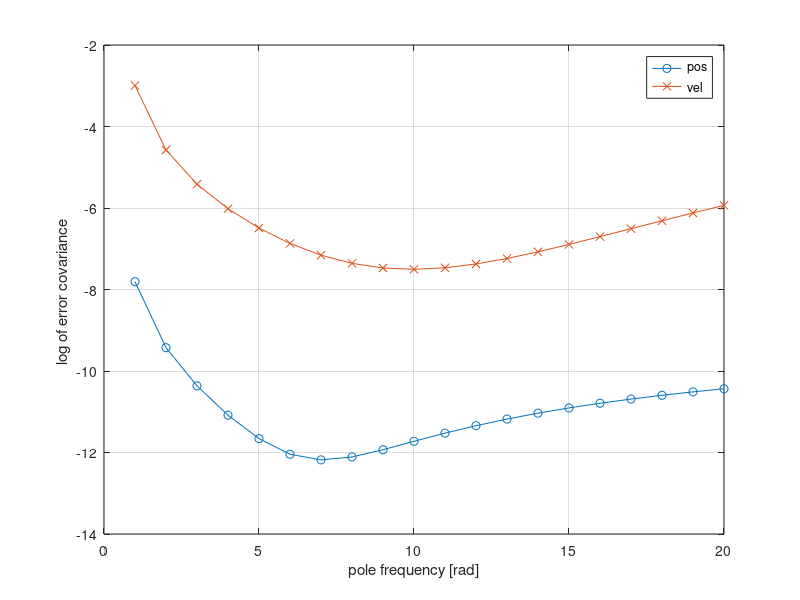
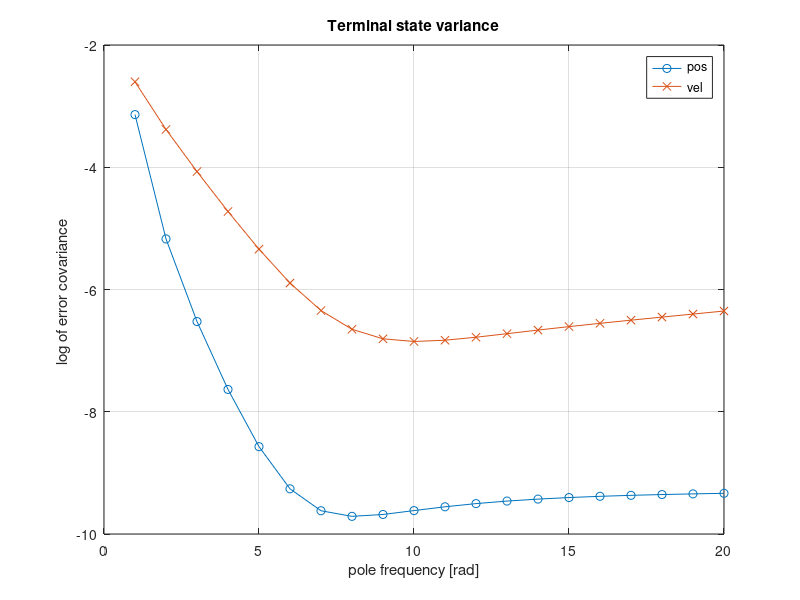
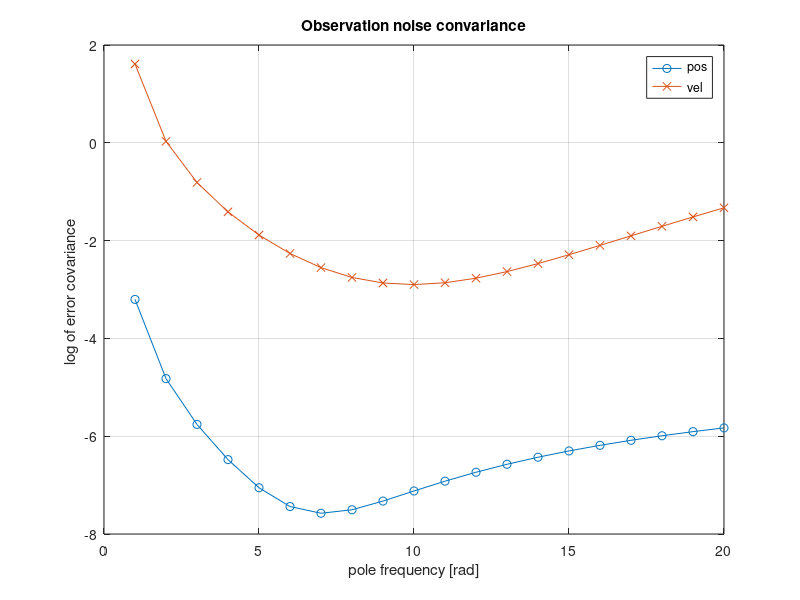
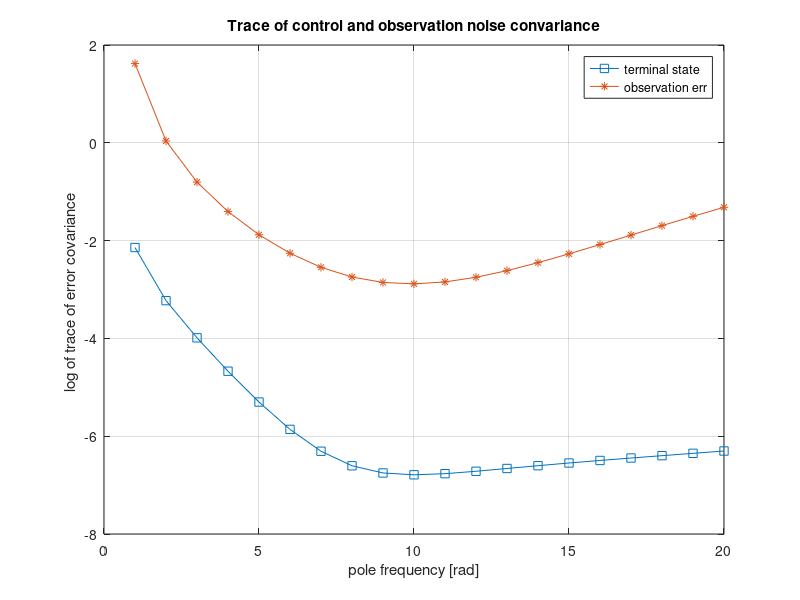

MATLAB code to generate these figures, in order: (Note: this script raises an error after producing the figures.)
%%
clear all

%%
M =  0.0936; D= 1.1226; K= 1.2783;

%%sys = ss(tf([1],[M,D,K]));

%%
A = [ 0, 1 ;-K/M, -D/M];
B = [0;1];
C = [1  0];
ST = 0.030;
sys = ss(A,B,C,[]);
sysd = c2d(sys,ST)

% sim setting
len = 200;
time = 0:ST:ST*(len-1);
x_gt = zeros(2,len);
x_obs = zeros(2,len); 
x_obs2 = zeros(2,len);

% noise variable 
sigma1 = 0.01;
Noise = [sigma1] .* randn(1,len);

% init
x_gt(:,1) = [1;-2];
x_obs(:,1) = [-1;2]; % converted 
x_obs2(:,1) = [-1;2]; % Non-converted
U = sin(1*pi/3*time);

bwbase = 1/sqrt(2)*[1+i,1-i];


final_err = zeros(20,2);

W = sigma1^2;
for lpole = 1:20
    Ks = place(sysd.A',sysd.A'*sysd.C',exp(ST*bwbase*-1*lpole))';
    Cnom=Ks*W*Ks';
    Pends = dlyap(sysd.A-Ks*sysd.C*sysd.A,Cnom);
    final_err(lpole,:)=diag(Pends)';
end

lpoles = 1:20;
figure(1)
plot(lpoles,log(final_err(:,1)),'o-',lpoles,log(final_err(:,2)),'x-')
grid on
xlabel('pole frequency [rad]')
ylabel('log of error covariance ')
legend('pos','vel','Best')


%%
P_obs_ = zeros(2,2,len);
Fnum = 5;
%F = -place(sysd.A,sysd.B,exp(ST*-Fnum*bwbase));
acbase = [1+0i,1+0i];
F = -acker(sysd.A,sysd.B,exp(ST*-Fnum*acbase));
 

sigma1 = 0.1
W = sigma1^2;

lpoles = 1:20;

final_errex = zeros(20,4);
for lpole = 1:20
    Ks = place(sysd.A',sysd.A'*sysd.C',exp(ST*bwbase*-1*lpole))';
    Aex=[sysd.A+sysd.B*F -sysd.B*F;zeros(2) sysd.A-Ks*sysd.C*sysd.A];
    Kex = [0;0;-Ks];
    Cnomex=Kex*W*Kex';
    Pexends = dlyap(Aex,Cnomex);
    final_errex(lpole,:)=diag(Pexends)';
end

figure(2)
% plot(final_errex(:,1:3))
grid on
plot(lpoles,log(final_errex(:,1)),'o-',lpoles,log(final_errex(:,2)),'x-')
grid on
xlabel('pole frequency [rad]')
ylabel('log of error covariance ')
legend('pos','vel','acc','best')
title('Terminal state variance')

figure(3)
% plot(final_errex(:,4:6))
grid on
plot(lpoles,log(final_errex(:,3)),'o-',lpoles,log(final_errex(:,4)),'x-')
grid on
xlabel('pole frequency [rad]')
ylabel('log of error covariance ')
legend('pos','vel','acc','best')
title('Observation noise convariance')


[Min,stateindx]=min(final_errex(:,1)+final_errex(:,2))
[Min,obsindx]=min(final_errex(:,3)+final_errex(:,4))

figure(10)
grid on
plot(lpoles,log(final_errex(:,1)+final_errex(:,2)),'s-',lpoles,log(final_errex(:,3)+final_errex(:,4)),'*-')
grid on
xlabel('pole frequency [rad]')
ylabel('log of trace of error covariance ')
legend('terminal state','observation err','Location','best')
title('Trace of control and observation noise convariance')

%% save image
SaveFigPDF(2,strcat('statenoise_pred_F',num2str(Fnum)))
SaveFigPDF(3,strcat('obsnoise_pred_F',num2str(Fnum)))
SaveFigPDF(10,strcat('trace_pred_F',num2str(Fnum)))


%%
figure(100)
clf
plot(acbase*-Fnum,[0,0],'ro')
grid on
hold on

cmap = colormap;
for lpole=1:20
plot(bwbase*-1*lpole,'*','color',cmap(lpole*2,:))
end
legend('Controller poles','Observer poles')
xlabel('Real')
ylabel('Imaginary')
SaveFigPDF(100,strcat('poleposition_F',num2str(Fnum)))

%% KF vs Poles
KFPs = []
KFpoles = []
[P,L,G] = dare(sysd.A',sysd.C', sysd.B*sysd.B'*1e-4 ,sigma1^2) %Pend, Eig, KFgain 
KFPs=[KFPs, diag(P)];KFpoles=[KFpoles, log(L)/ST];
% KFL=P'*sysd.C'/(sysd.C*P'*sysd.C'+sigma1^2)
[P,L,G] = dare(sysd.A',sysd.C', sysd.B*sysd.B'*1e-5 ,sigma1^2) %Pend, Eig, KFgain 
KFPs=[KFPs, diag(P)];KFpoles=[KFpoles, log(L)/ST];
[P,L,G] = dare(sysd.A',sysd.C', sysd.B*sysd.B'*1e-6 ,sigma1^2) %Pend, Eig, KFgain 
KFPs=[KFPs, diag(P)];KFpoles=[KFpoles, log(L)/ST];
[P,L,G] = dare(sysd.A',sysd.C', sysd.B*sysd.B'*1e-7 ,sigma1^2) %Pend, Eig, KFgain 
KFPs=[KFPs, diag(P)];KFpoles=[KFpoles, log(L)/ST];

KFpoles
%save('sigma1e-1.mat','Final_err_real')

figure(101)
clf
plot(bwbase*-Fnum,'ro')
grid on
hold on
plot(KFpoles(:,1),[0,0],'mx')
cmap = colormap;
for lpole=1:20
plot(bwbase*-1*lpole,'*','color',cmap(lpole*2,:))
end

legend('Controller poles','Steationary Kalman filter poles','Observer poles','Location','best')
xlabel('Real')
ylabel('Imaginary')
SaveFigPDF(101,strcat('polepositionwithKF_F',num2str(Fnum)))




%% simulation loop


Final_err_real=zeros(20,4);


for lpole = 1:20
simloop = 400;
Ks = place(sysd.A',sysd.A'*sysd.C',exp(ST*bwbase*-1*lpole))';

x_obs_loop = zeros(2,simloop);
e_obs_loop = zeros(2,simloop);

for j = 1:simloop
Noise = [sigma1] .* randn(1,len);

for i = 2:len
    % update real value
    x_gt(:,i) = sysd.A * x_gt(:,i-1) + sysd.B*F*x_obs(:,i-1) + sysd.B*U(:,i);
    y = sysd.C * x_gt(:,i)+Noise(:,i);

    x_obs_hat = sysd.A * x_obs(:,i-1) + sysd.B*F*x_obs(:,i-1) + sysd.B*U(:,i);
    yobs_hat = sysd.C * x_obs_hat;
    x_obs(:,i) = x_obs_hat + Ks*(y-yobs_hat);
end
x_obs_loop(:,j) = x_gt(:,end); 
e_obs_loop(:,j) = x_gt(:,end)-x_obs(:,end); 
end

% Pinf
Pinf = e_obs_loop*e_obs_loop'/(simloop-1)

% Xe noise
xe =x_obs_loop-mean(x_obs_loop,2);
Pxinf = xe*xe'/(simloop-1)

Final_err_real(lpole,:) = [diag(Pxinf);diag(Pinf)];
end

Final_err_real

% kalmanfilter
simloop = 400;
Ks = place(sysd.A',sysd.A'*sysd.C',L)';

x_obs_loop = zeros(2,simloop);
e_obs_loop = zeros(2,simloop);

for j = 1:simloop
Noise = [sigma1] .* randn(1,len);

for i = 2:len
    % update real value
    x_gt(:,i) = sysd.A * x_gt(:,i-1) + sysd.B*F*x_obs(:,i-1) + sysd.B*U(:,i);
    y = sysd.C * x_gt(:,i)+Noise(:,i);

    x_obs_hat = sysd.A * x_obs(:,i-1) + sysd.B*F*x_obs(:,i-1) + sysd.B*U(:,i);
    yobs_hat = sysd.C * x_obs_hat;
    x_obs(:,i) = x_obs_hat + Ks*(y-yobs_hat);
end
x_obs_loop(:,j) = x_gt(:,end); 
e_obs_loop(:,j) = x_gt(:,end)-x_obs(:,end); 
end

% Pinf
Pinf = e_obs_loop*e_obs_loop'/(simloop-1)

% Xe noise
xe =x_obs_loop-mean(x_obs_loop,2);
Pxinf = xe*xe'/(simloop-1)

KF_err_real = [diag(Pxinf);diag(Pinf)];


%% Showing

onespole = ones(size(lpoles));
figure(4)
% plot(final_errex(:,1:3))
clf
grid on
plot(lpoles,log(Final_err_real(:,1)),'o-',lpoles,log(Final_err_real(:,2)),'x-',lpoles,onespole*log(KF_err_real(1)),'--',lpoles,onespole*log(KF_err_real(2)),'-.')
grid on
xlabel('pole frequency [rad]')
ylabel('log of error covariance ')
legend('pos','vel','KF pos','KF vel')
title('Remaining noise after control')

figure(5)
clf
% plot(final_errex(:,4:6))
grid on
plot(lpoles,log(Final_err_real(:,3)),'o-',lpoles,log(Final_err_real(:,4)),'x-',KF_err_real(3),KF_err_real(4),'s',lpoles,onespole*log(KF_err_real(3)),'--',lpoles,onespole*log(KF_err_real(4)),'-.')
grid on
xlabel('pole frequency [rad]')
ylabel('log of error covariance ')
legend('pos','vel','KF pos','KF vel')
title('Observation noise')



%% Compared with KF?

[P,L,G]=dare(sysd.A',sysd.C',diag([1e-4,1e-4]),sigma1^2)

%P =
%    1.0e-03 *
% 
%     0.1404   -0.1349
%    -0.1349    0.1708
% 
% L =
% 
%     0.9487
%     0.7254
% 
% G =
% 
%     0.0134   -0.0140
KFL=P'*sysd.C'/(sysd.C*P'*sysd.C'+sigma1^2)
log(eig(sysd.A-KFL*sysd.C*sysd.A))/ST

%    -4.0829
%   -10.5329


%%
figure(6)
clf
% plot(final_errex(:,4:6))
plot(lpoles,log(final_errex(:,1)),'-',lpoles,log(final_errex(:,2)),'--')
hold on
plot(lpoles,log(Final_err_real(:,1)),'o',lpoles,log(Final_err_real(:,2)),'x')
grid on
xlabel('pole frequency [rad]')
ylabel('log of error covariance ')
legend('pos_{pred}','vel_{pred}','pos_{sim}','vel_{sim}','Location','eastoutside')
title('Terminal state covariance with different poles')
SaveFigPDF(6,strcat('statenoise_sim',num2str(Fnum)))

figure(7)
clf
% plot(final_errex(:,4:6))
plot(lpoles,log(final_errex(:,3)),'-',lpoles,log(final_errex(:,4)),'--')
hold on
plot(lpoles,log(Final_err_real(:,3)),'o',lpoles,log(Final_err_real(:,4)),'x')
grid on
xlabel('pole frequency [rad]')
ylabel('log of error covariance ')
legend('pos_{pred}','vel_{pred}','pos_{sim}','vel_{sim}','Location','eastoutside')
title('Observation noise with different poles')
SaveFigPDF(7,strcat('obsnoise_sim',num2str(Fnum)))


figure(11)
clf
hold on
% plot(lpoles,log(final_errex(:,1)+final_errex(:,2)),'s-',lpoles,log(final_errex(:,3)+final_errex(:,4)),'*-')
plot(lpoles,log(Final_err_real(:,1)+Final_err_real(:,2)),'s-',lpoles,log(Final_err_real(:,3)+Final_err_real(:,4)),'*-')
grid on
xlabel('pole frequency [rad]')
ylabel('log of trace of error covariance ')
legend('terminal state','observation err','Location','best')
title('Trace of control and observation noise convariance')
SaveFigPDF(11,strcat('trace_sim_F',num2str(Fnum)))

figure(12)
clf
hold on
plot(lpoles,log(final_errex(:,1)+final_errex(:,2)),'-',lpoles,log(final_errex(:,3)+final_errex(:,4)),'-.')
plot(lpoles,log(Final_err_real(:,1)+Final_err_real(:,2)),'s',lpoles,log(Final_err_real(:,3)+Final_err_real(:,4)),'*')
grid on
xlabel('pole frequency [rad]')
ylabel('log of trace of error covariance ')
legend('fb_{pred}','obs_{pred}','fb_{sim}','obs_{sim}','Location','best')
title('Trace of control and observation noise convariance')
SaveFigPDF(12,strcat('trace_simcomp_F',num2str(Fnum)))

%%
figure(10)
plot(time,x_gt)
grid on
xlabel('time [s]')
ylabel('state value')
legend('pos','vel','acc')

figure(10)
plot(time,x_gt)
grid on
xlabel('time [s]')
ylabel('state value')
legend('pos','vel','acc')

figure(100)
clf
plot(bwbase*-0.5,'rx')
grid on
hold on

cmap = colormap;
for lpole=1:20
plot(bwbase*-1*lpoles,'*','color',cmap(lpoles*2,:))
end
legend('Controller poles','Observer poles')
xlabel('Real')
ylabel('Imaginary')
SaveFigPDF(100,'polepositions')

[minval,minindex]=min(Final_err_real(:,1))
